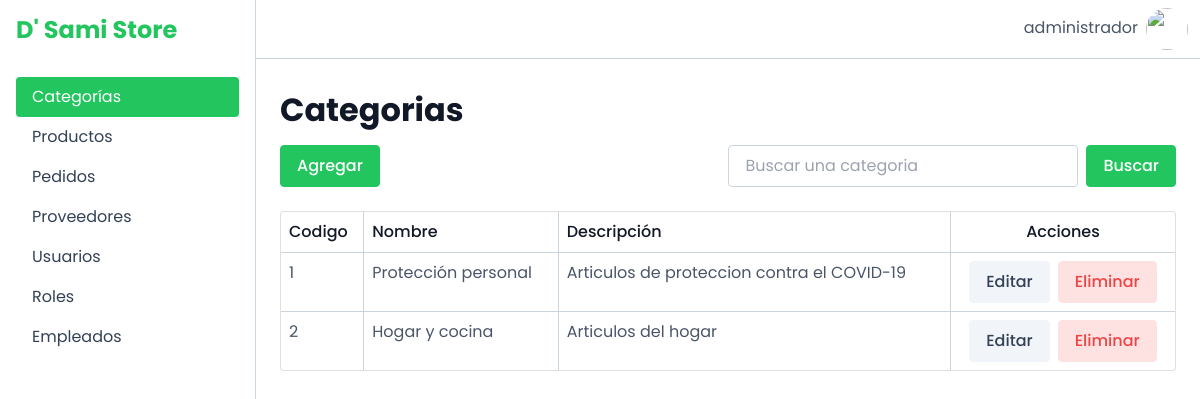
The app's page /views/categorias (signed in) with its own data.
### tables this page shows
CREATE TABLE IF NOT EXISTS categoria(
	idCategoria INT UNSIGNED AUTO_INCREMENT  NOT NULL,
    nombre VARCHAR(30),
    descripcion VARCHAR(45),
	CONSTRAINT pk_categoria PRIMARY KEY (idCategoria)
);

### src/controllers/categoria_controlador.php (called while the page is built, shortened)
<?php
include("../../controllers/config.php");
include("../../models/categoria.php");
class CategoriaControlador{
    public static function listar() {
        $categorias = Categoria::listar();
        include("../../views/categorias/includes/tabla.php");
    }
}
?>

### src/controllers/categorias/listar.php (called while the page is built)
<?php
include("../../controllers/categoria_controlador.php");
CategoriaControlador::listar();
?>

### src/models/categoria.php (called while the page is built, shortened)
<?php
include("../../controllers/config.php");
class Categoria {
    function __construct($id, $nombre, $descripcion) {
        $this->id = $id;
        $this->nombre = $nombre;
        $this->descripcion = $descripcion;
    }
    public static function listar() {
        global $link;
        $categorias = [];
        $consulta  = ("SELECT * FROM categoria");
        $resultado = mysqli_query($link, $consulta);
        while ($valor = mysqli_fetch_assoc($resultado)){
            $categorias[] = new Categoria($valor['idCategoria'], $valor['nombre'], $valor['descripcion']);
        }
        return $categorias;
    }
}
?>

### src/views/categorias/includes/tabla.php (the view, shortened to what this page needs)
<div class="card">
    <div class="table-responsive">
        <table class="table table-borderless">
            <thead>
                <tr>
                    <th scope="col">Codigo</th>
                    <th scope="col">Nombre</th>
                    <th scope="col">Descripción</th>
                    <th scope="col" class="text-center">Acciones</th>
                </tr>
            </thead>
            <tbody>
                <?php
                    foreach ($categorias as $categoria) { ?>
                    <tr>
                        <td><?php echo $categoria->id; ?></td>
                        <td><?php echo $categoria->nombre; ?></td>
                        <td><?php echo $categoria->descripcion; ?></td>
                        <td>
                            <div class="d-flex justify-content-center">
                                <button class="btn btn-secondary me-2" type="button" data-bs-toggle="modal" data-bs-target="#editarCat<?php echo $categoria->id; ?>">
                                    Editar
                                </button>
                                <button class="btn btn-danger" type="button" data-bs-toggle="modal" data-bs-target="#eliminarCat<?php echo $categoria->id; ?>">Eliminar</button>
                            </div>
                        </td>
                    </tr>
                <?php } ?>
            </tbody>
        </table>
    </div>
</div>

### records on screen
categoria: idCategoria "1", nombre "Protección personal", descripcion "Articulos de proteccion contra el COVID-19"
categoria: idCategoria "2", nombre "Hogar y cocina", descripcion "Articulos del hogar"

### other values on screen
$username "administrador"
